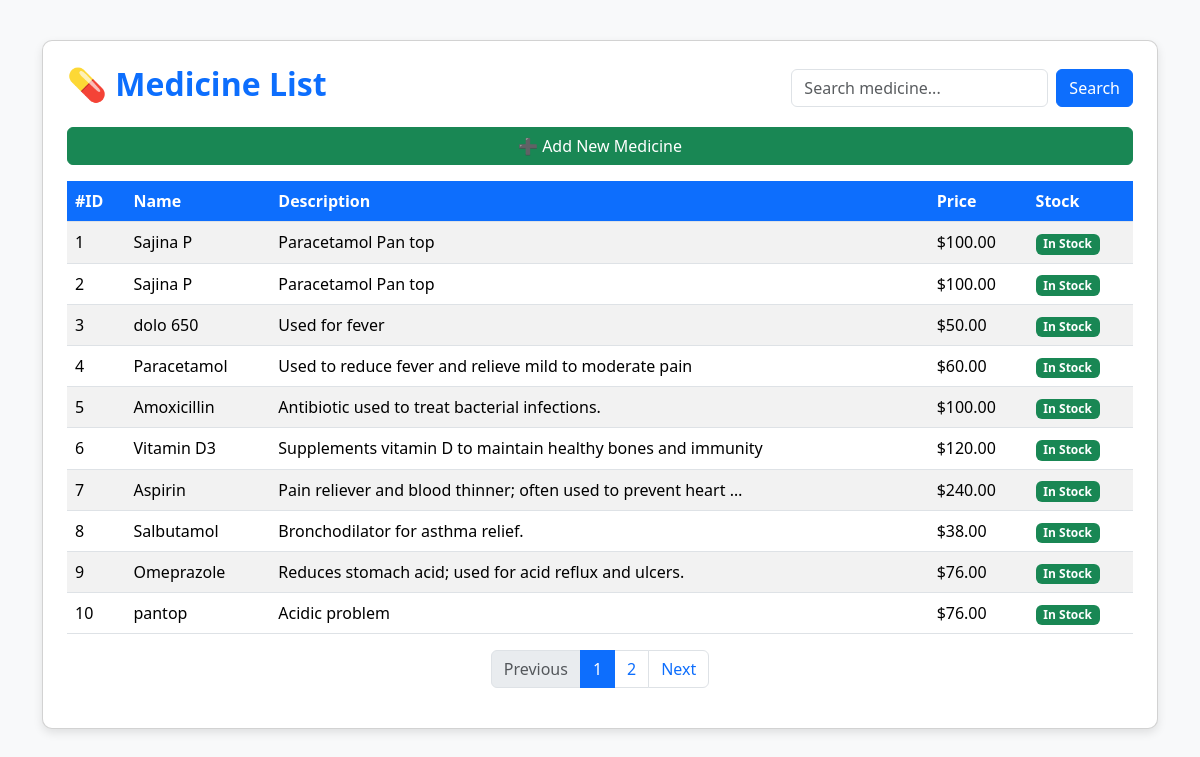
Screenshot of /medicines/ with the database file from the repository.
### medicine/models.py (models this page shows, shortened)
class Medicine(models.Model):
    name = models.CharField(max_length=100)
    description = models.TextField(blank=True)
    price = models.DecimalField(max_digits=10, decimal_places=2)
    stock = models.IntegerField()

### medicine/views.py (the view)
# urls.py: path('medicines/', views.medicine_list, name='medicine_list'),
def medicine_list(request):
    query = request.GET.get('q')  # Get search term from the URL
    medicine_list = Medicine.objects.all().order_by('id')
    if query:
        medicine_list = medicine_list.filter(
            Q(name__icontains=query) | Q(description__icontains=query)
        )
    paginator = Paginator(medicine_list, 10)  # Show 10 medicines per page
    page_number = request.GET.get('page')
    page_obj = paginator.get_page(page_number)
    context = {
        'page_obj': page_obj,
        'query': query,  # So we can keep the search term in the form
    }
    return render(request, 'medicine/medicine_list.html', context)

### medicine/templates/medicine/medicine_list.html (shortened to what this page needs)
<!DOCTYPE html>
<html lang="en">
<head>
    <link href="https://cdn.jsdelivr.net/npm/bootstrap@5.3.2/dist/css/bootstrap.min.css" rel="stylesheet">
</head>
<body>
<div class="container">
    <div class="card p-4">
        <div class="search-bar mb-3">
            <h2 class="page-title">💊 Medicine List</h2>
            <form method="get" action="{% url 'medicine_list' %}" class="d-flex">
                <input type="text" name="q" class="form-control me-2" placeholder="Search medicine..." value="{{ query|default:'' }}">
                <button type="submit" class="btn btn-primary">Search</button>
            </form>
        </div>
        <a href="{% url 'add_medicine' %}" class="btn btn-success mb-3">➕ Add New Medicine</a>
        <table class="table table-striped table-hover">
            <thead>
                <tr>
                    <th>#ID</th>
                    <th>Name</th>
                    <th>Description</th>
                    <th>Price</th>
                    <th>Stock</th>
                </tr>
            </thead>
            <tbody>
                {% for medicine in page_obj %}
                <tr>
                    <td>{{ medicine.id }}</td>
                    <td>{{ medicine.name }}</td>
                    <td>{{ medicine.description|truncatewords:10 }}</td>
                    <td>${{ medicine.price }}</td>
                    <td>
                        {% if medicine.stock > 0 %}
                            <span class="badge bg-success">In Stock</span>
                        {% else %}
                            <span class="badge bg-danger">Out of Stock</span>
                        {% endif %}
                    </td>
                </tr>
                {% empty %}
                <tr>
                    <td colspan="5" class="text-center text-muted py-3">No medicines found.</td>
                </tr>
                {% endfor %}
            </tbody>
        </table>
        <nav aria-label="Page navigation">
          <ul class="pagination justify-content-center">
            {% if page_obj.has_previous %}
              <li class="page-item"><a class="page-link" href="?{% if query %}q={{ query }}&{% endif %}page={{ page_obj.previous_page_number }}">Previous</a></li>
            {% else %}
              <li class="page-item disabled"><span class="page-link">Previous</span></li>
            {% endif %}
            {% for num in page_obj.paginator.page_range %}
              {% if page_obj.number == num %}
                <li class="page-item active"><span class="page-link">{{ num }}</span></li>
              {% elif num > page_obj.number|add:-3 and num < page_obj.number|add:3 %}
                <li class="page-item"><a class="page-link" href="?{% if query %}q={{ query }}&{% endif %}page={{ num }}">{{ num }}</a></li>
              {% endif %}
            {% endfor %}
            {% if page_obj.has_next %}
              <li class="page-item"><a class="page-link" href="?{% if query %}q={{ query }}&{% endif %}page={{ page_obj.next_page_number }}">Next</a></li>
            {% else %}
              <li class="page-item disabled"><span class="page-link">Next</span></li>
            {% endif %}
          </ul>
        </nav>
    </div>
</div>
</body>
</html>

### medicine/templates/medicine/medicine_list.html (style rules this page uses)
body { background-color: #f8f9fa; }
.container { margin-top: 40px; }
.table th { background-color: #0d6efd; color: white; }
.page-title { color: #0d6efd; font-weight: 700; }
.card { border-radius: 10px; box-shadow: 0 4px 10px rgba(0,0,0,0.1); }
.search-bar { display: flex; justify-content: space-between; align-items: center; }

### rows the page displays
Medicine: id "1", name "Sajina P", description "Paracetamol Pan top", price "100.00", stock "In Stock"
Medicine: id "2", name "Sajina P", description "Paracetamol Pan top", price "100.00", stock "In Stock"
Medicine: id "3", name "dolo 650", description "Used for fever", price "50.00", stock "In Stock"
Medicine: id "4", name "Paracetamol", description "Used to reduce fever and relieve mild to moderate pain", price "60.00", stock "In Stock"
Medicine: id "5", name "Amoxicillin", description "Antibiotic used to treat bacterial infections.", price "100.00", stock "In Stock"
Medicine: id "6", name "Vitamin D3", description "Supplements vitamin D to maintain healthy bones and immunity", price "120.00", stock "In Stock"
Medicine: id "7", name "Aspirin", description "Pain reliever and blood thinner; often used to prevent heart …", price "240.00", stock "In Stock"
Medicine: id "8", name "Salbutamol", description "Bronchodilator for asthma relief.", price "38.00", stock "In Stock"
Medicine: id "9", name "Omeprazole", description "Reduces stomach acid; used for acid reflux and ulcers.", price "76.00", stock "In Stock"
Medicine: id "10", name "pantop", description "Acidic problem", price "76.00", stock "In Stock"

### other values shown
{{ num }} "1"
{{ num }} "2"
